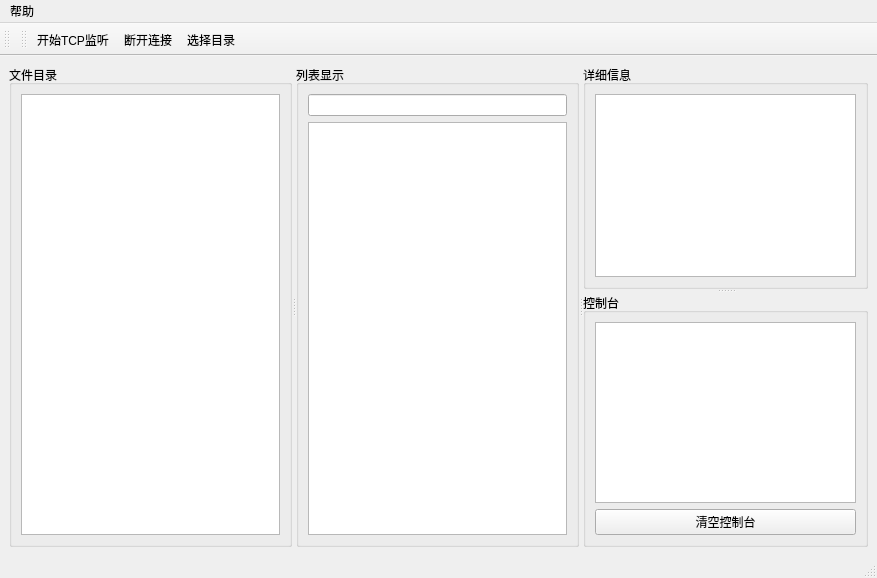
<?xml version="1.0" encoding="UTF-8"?>
<ui version="4.0">
 <class>MainWindow</class>
 <widget class="QMainWindow" name="MainWindow">
  <property name="geometry">
   <rect>
    <x>0</x>
    <y>0</y>
    <width>877</width>
    <height>578</height>
   </rect>
  </property>
  <property name="windowTitle">
   <string>MainWindow</string>
  </property>
  <widget class="QWidget" name="centralwidget">
   <layout class="QGridLayout" name="gridLayout_5">
    <item row="0" column="0">
     <widget class="QSplitter" name="splitter_4">
      <property name="orientation">
       <enum>Qt::Vertical</enum>
      </property>
      <widget class="QSplitter" name="splitter_3">
       <property name="orientation">
        <enum>Qt::Horizontal</enum>
       </property>
       <widget class="QSplitter" name="splitter">
        <property name="orientation">
         <enum>Qt::Horizontal</enum>
        </property>
        <widget class="QGroupBox" name="groupBox_2">
         <property name="title">
          <string>文件目录</string>
         </property>
         <layout class="QGridLayout" name="gridLayout_4">
          <item row="0" column="0">
           <widget class="QTreeView" name="treeView"/>
          </item>
         </layout>
        </widget>
        <widget class="QGroupBox" name="groupBox_3">
         <property name="title">
          <string>列表显示</string>
         </property>
         <layout class="QGridLayout" name="gridLayout">
          <item row="0" column="0">
           <widget class="QLineEdit" name="pathLineEdit"/>
          </item>
          <item row="1" column="0">
           <widget class="QListView" name="listView"/>
          </item>
         </layout>
        </widget>
       </widget>
       <widget class="QSplitter" name="splitter_2">
        <property name="orientation">
         <enum>Qt::Vertical</enum>
        </property>
        <widget class="QGroupBox" name="groupBox_4">
         <property name="title">
          <string>详细信息</string>
         </property>
         <layout class="QGridLayout" name="gridLayout_2">
          <item row="0" column="0">
           <widget class="QTextEdit" name="datailTextEdit"/>
          </item>
         </layout>
        </widget>
        <widget class="QGroupBox" name="groupBox_5">
         <property name="title">
          <string>控制台</string>
         </property>
         <layout class="QGridLayout" name="gridLayout_3">
          <item row="0" column="0">
           <widget class="QTextBrowser" name="textBrowser"/>
          </item>
          <item row="1" column="0">
           <widget class="QPushButton" name="pushButton">
            <property name="text">
             <string>清空控制台</string>
            </property>
           </widget>
          </item>
         </layout>
        </widget>
       </widget>
      </widget>
     </widget>
    </item>
   </layout>
  </widget>
  <widget class="QStatusBar" name="statusbar"/>
  <widget class="QMenuBar" name="menubar">
   <property name="geometry">
    <rect>
     <x>0</x>
     <y>0</y>
     <width>877</width>
     <height>25</height>
    </rect>
   </property>
   <widget class="QMenu" name="menu">
    <property name="title">
     <string>帮助</string>
    </property>
    <addaction name="actionabout"/>
   </widget>
   <addaction name="menu"/>
  </widget>
  <widget class="QToolBar" name="toolBar">
   <property name="windowTitle">
    <string>toolBar</string>
   </property>
   <attribute name="toolBarArea">
    <enum>TopToolBarArea</enum>
   </attribute>
   <attribute name="toolBarBreak">
    <bool>false</bool>
   </attribute>
  </widget>
  <widget class="QToolBar" name="toolBar_2">
   <property name="windowTitle">
    <string>toolBar_2</string>
   </property>
   <attribute name="toolBarArea">
    <enum>TopToolBarArea</enum>
   </attribute>
   <attribute name="toolBarBreak">
    <bool>false</bool>
   </attribute>
   <addaction name="actListen"/>
   <addaction name="actDisconnect"/>
   <addaction name="actChooseFolder"/>
  </widget>
  <action name="actConnect">
   <property name="text">
    <string>连接服务器</string>
   </property>
   <property name="toolTip">
    <string>连接服务器</string>
   </property>
  </action>
  <action name="actDisconnect">
   <property name="text">
    <string>断开连接</string>
   </property>
   <property name="toolTip">
    <string>断开连接</string>
   </property>
  </action>
  <action name="actUpload">
   <property name="text">
    <string>上传文件</string>
   </property>
  </action>
  <action name="actDownload">
   <property name="enabled">
    <bool>true</bool>
   </property>
   <property name="text">
    <string>下载文件</string>
   </property>
   <property name="toolTip">
    <string>下载文件</string>
   </property>
   <property name="visible">
    <bool>true</bool>
   </property>
  </action>
  <action name="actDelete">
   <property name="text">
    <string>删除</string>
   </property>
   <property name="toolTip">
    <string>删除</string>
   </property>
  </action>
  <action name="actionabout">
   <property name="text">
    <string>about</string>
   </property>
  </action>
  <action name="actListen">
   <property name="text">
    <string>开始TCP监听</string>
   </property>
   <property name="toolTip">
    <string>开始TCP监听</string>
   </property>
   <property name="menuRole">
    <enum>QAction::NoRole</enum>
   </property>
  </action>
  <action name="actChooseFolder">
   <property name="text">
    <string>选择目录</string>
   </property>
   <property name="menuRole">
    <enum>QAction::NoRole</enum>
   </property>
  </action>
 </widget>
 <resources/>
 <connections>
  <connection>
   <sender>pushButton</sender>
   <signal>clicked()</signal>
   <receiver>textBrowser</receiver>
   <slot>clear()</slot>
   <hints>
    <hint type="sourcelabel">
     <x>706</x>
     <y>523</y>
    </hint>
    <hint type="destinationlabel">
     <x>725</x>
     <y>487</y>
    </hint>
   </hints>
  </connection>
 </connections>
</ui>
